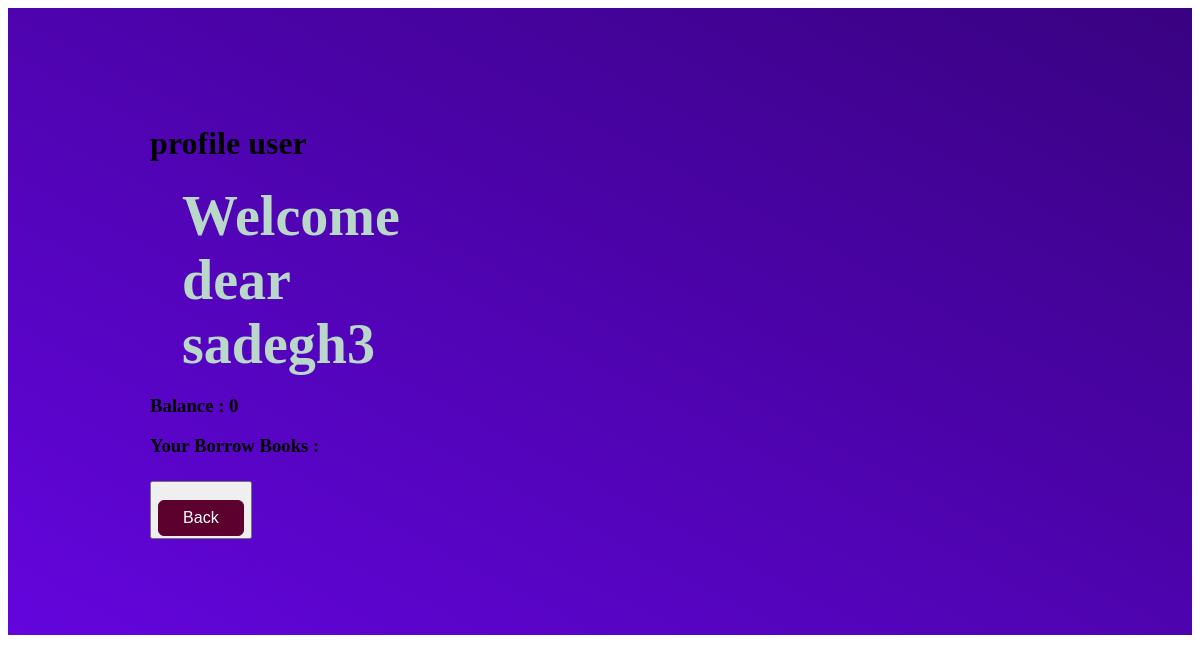
/profile/ (signed in), run on an earlier commit of the app's database.
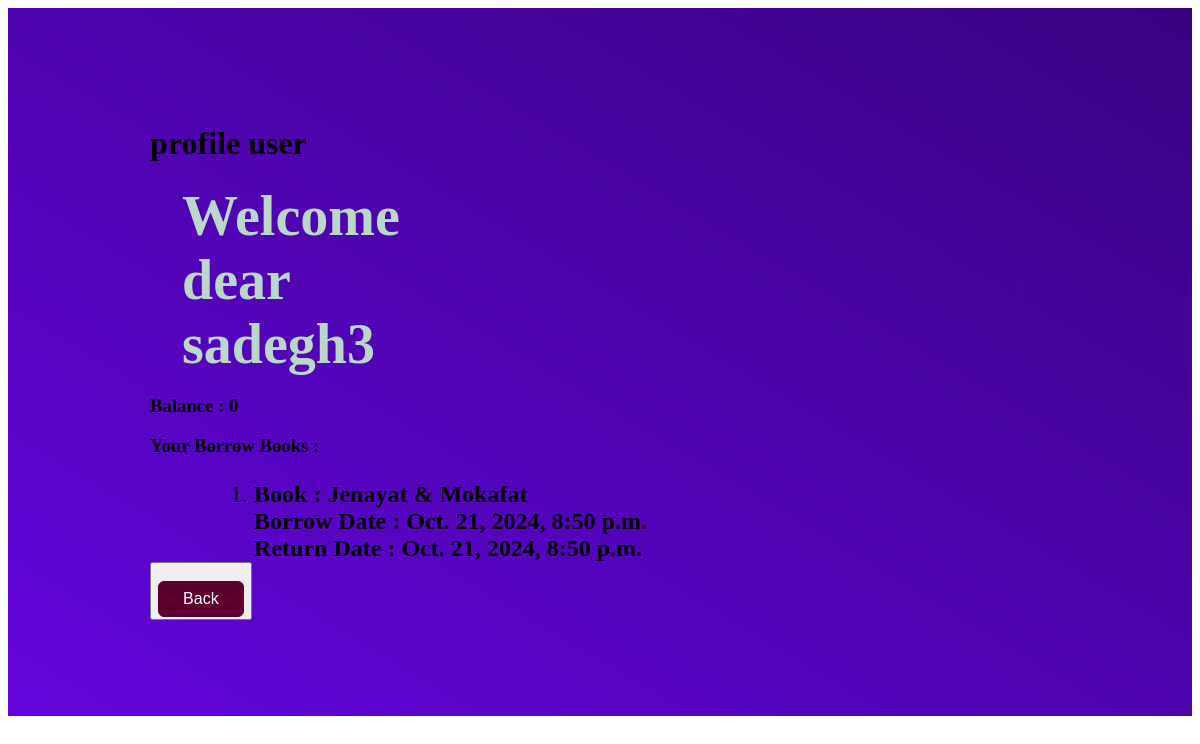
And on a later commit of the database.
### book_store/models.py (models this page shows, shortened)
class Borrow(models.Model):
    user = models.ForeignKey(CustomUser, verbose_name=("user"), on_delete=models.CASCADE)
    book = models.ForeignKey(Book, verbose_name=("book"), on_delete=models.CASCADE)
    borrow_date = models.DateTimeField(auto_now_add=True)
    return_date = models.DateTimeField(null=True, blank=True)

class Book(models.Model):
    title = models.CharField(max_length=150)
    author = models.CharField(max_length=100)
    is_available = models.BooleanField(default=True)
    slug = models.SlugField(unique=True, db_index=True,editable=False)

### book_store/views.py (the view)
# urls.py: path("profile/",ProfileUser, name="profile-user"),
def ProfileUser(request):
    borrows = Borrow.objects.filter(user = request.user)
    return render(request, "book_store/user-profile.html", {
        "borrows":borrows
    })

### book_store/templates/book_store/user-profile.html (shortened to what this page needs)
{% extends "base.html" %}
{% load static %}
{% block css_files %}
<link rel="stylesheet" href="{% static "book_store/profile.css" %}"/>
{% endblock css_files %}
{% block content %}
    <div id="welcome">
        <h1>profile user</h1>
        <h2 >Welcome dear {{ user.username }}
        <h3> Balance : {{ user.balance }}</h3>
        <h3>Your Borrow Books :</h3>
        <ol>
            {% for borrow in borrows %}
                <li>
                    <strong>Book : {{ borrow.book.title }}</strong><br />
                    <strong>Borrow Date : {{ borrow.borrow_date }}</strong><br />
                    <strong>Return Date :
                        {% if borrow.return_date %}
                            {{ borrow.return_date }}</strong><br />
                        {% else %}
                            Not Returned
                        {% endif %}
                </li>
            {% endfor %}
        </ol>
        <button><a href="{% url "book-list" %}">Back</a></button>
    </div>
{% endblock  %}

What changed in the data, as far as the page shows it:
added Borrow: book "Jenayat & Mokafat", borrow_date "Oct. 21, 2024, 8:50 p.m.", return_date "Oct. 21, 2024, 8:50 p.m."
